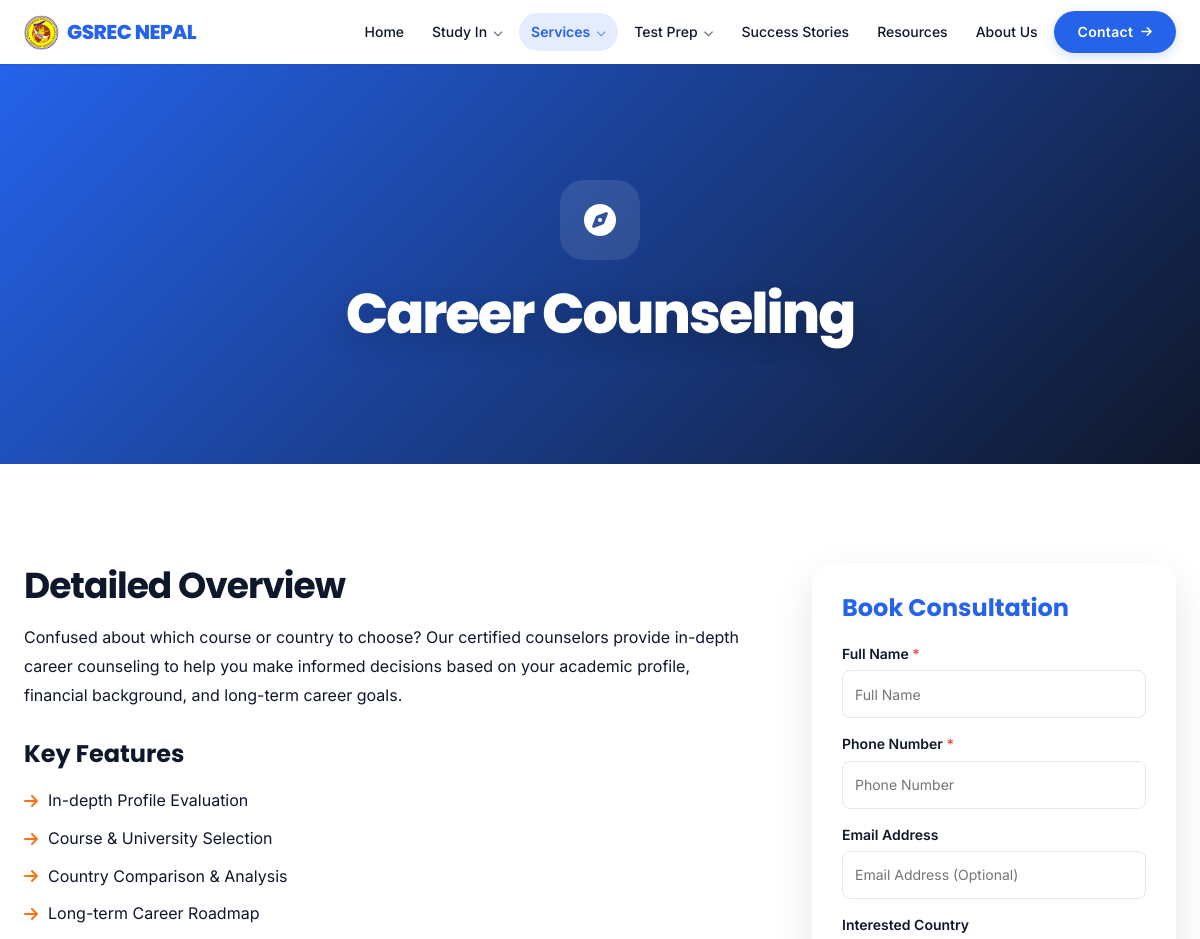
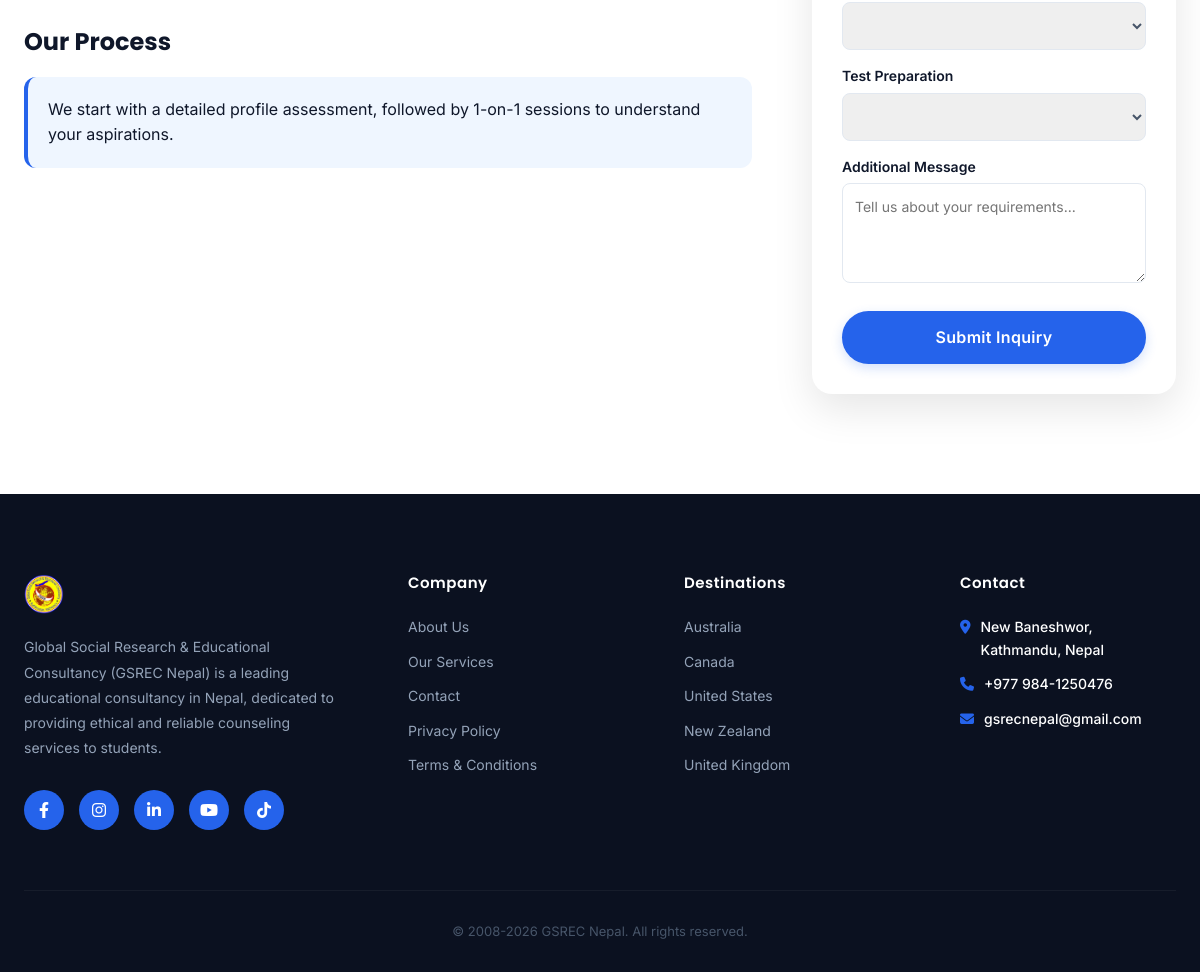
/services/career-counseling/, run on the app's committed database (2 pictures, top to bottom).
### core/models.py (models this page shows, shortened)
class SiteSettings(models.Model):
    site_name = models.CharField(max_length=100, default="GSREC NEPAL")
    logo = models.ImageField(upload_to='site/', blank=True, null=True, help_text="Main logo for Header")
    footer_logo = models.ImageField(upload_to='site/', blank=True, null=True, help_text="Logo for Footer. Defaults to main logo if not set.")
    favicon = models.ImageField(upload_to='site/', blank=True, null=True)
    footer_description = models.TextField(blank=True, default="Global Student Research & Educational Consultancy (GSREC Nepal) is a leading educational consultancy in Nepal, dedicated to providing ethical and reliable counseling services to students.")
    address = models.CharField(max_length=200, default="New Baneshwor, Kathmandu, Nepal")
    address_link = models.URLField(blank=True, null=True, help_text="Direct Google Maps link for the address")
    phone = models.CharField(max_length=50, default="+977 1-4244XXX")
    email = models.EmailField(default="info@gsrecnepal.com")
    facebook_link = models.URLField(blank=True, null=True)
    twitter_link = models.URLField(blank=True, null=True)
    instagram_link = models.URLField(blank=True, null=True)
    linkedin_link = models.URLField(blank=True, null=True)
    youtube_link = models.URLField(blank=True, null=True)
    tiktok_link = models.URLField(blank=True, null=True)
    footer_company_title = models.CharField(max_length=50, default="Company")
    footer_destinations_title = models.CharField(max_length=50, default="Destinations")
    footer_contact_title = models.CharField(max_length=50, default="Contact")
    class Meta:
        verbose_name_plural = "Site Settings"

class Service(models.Model):
    slug = models.SlugField(unique=True, blank=True)
    title = models.CharField(max_length=100)
    icon_class = models.CharField(max_length=50, help_text="FontAwesome class e.g., fa-compass")
    intro = models.TextField()
    features = models.JSONField(default=list, help_text="List of features")
    process = models.TextField(blank=True, null=True)
    order = models.IntegerField(default=0)
    class Meta:
        ordering = ['order', 'title']

class Country(models.Model):
    slug = models.SlugField(unique=True, blank=True)
    name = models.CharField(max_length=100)
    flag_emoji = models.CharField(max_length=10, blank=True, null=True, help_text="Emoji flag or similar")
    background_image = models.ImageField(upload_to='countries/', blank=True, null=True)
    intro = models.TextField()
    facts = models.JSONField(default=list, help_text="List of facts")
    universities = models.JSONField(default=list, help_text="List of top universities")
    order = models.IntegerField(default=0)
    class Meta:
        verbose_name_plural = "Countries"
        ordering = ['order', 'name']

### core/views.py (the view, shortened to what this page needs)
# urls.py: path('services/<slug:slug>/', views.service_detail, name='service_detail'),
def service_detail(request, slug):
    service = get_object_or_404(Service, slug=slug)
    countries = Country.objects.all()
    services = Service.objects.all()
    test_preps = TestPrep.objects.all()
    submitted = False
    context = {
        'service': service,
        'countries': countries,
        'services': services,
        'test_preps': test_preps,
        'global_test_preps': test_preps, # For partial
        'submitted': submitted
    }
    return render(request, 'core/service_detail.html', context)

### core/templates/core/service_detail.html (shortened to what this page needs)
{% extends 'core/base.html' %}
{% load static %}
{% block content %}
<section
    style="height: 50vh; position: relative; display: flex; align-items: center; justify-content: center; color: white; text-align: center; background: linear-gradient(135deg, var(--primary) 0%, var(--dark) 100%);">
    <div style="position: relative; z-index: 2; padding: 0 20px;">
        <div
            style="width: 80px; height: 80px; background: rgba(255,255,255,0.1); border-radius: 24px; display: inline-flex; align-items: center; justify-content: center; font-size: 32px; color: white; margin-bottom: 20px;">
            <i class="fa-solid {{ service.icon_class }}"></i>
        </div>
        <h1
            style="font-size: 56px; font-weight: 800; text-shadow: 0 10px 30px rgba(0,0,0,0.2); letter-spacing: -2px; color: #FFFFFF;">
            {{ service.title }}</h1>
    </div>
</section>
<section class="content-section">
    <div class="container">
        <div class="split-layout">
            <div>
                <h2 class="section-title" style="text-align: left;">Detailed Overview</h2>
                <p style="font-size: 16px; margin-bottom: 30px; line-height: 1.8;">
                    {{ service.intro }}
                </p>
                <h3 style="font-size: 24px; font-weight: 700; margin-bottom: 20px;">Key Features</h3>
                <ul style="margin-bottom: 40px;">
                    {% for feature in service.features %}
                    <li style="margin-bottom: 12px; display: flex; gap: 10px; align-items: center;">
                        <i class="fa-solid fa-arrow-right" style="color: var(--secondary);"></i> {{ feature }}
                    </li>
                    {% endfor %}
                </ul>
                {% if service.process %}
                <h3 style="font-size: 24px; font-weight: 700; margin-bottom: 20px;">Our Process</h3>
                <p
                    style="background: #eff6ff; padding: 20px; border-radius: 12px; border-left: 4px solid var(--primary);">
                    {{ service.process }}
                </p>
                {% endif %}
            </div>
            <div style="position: sticky; top: 120px; height: fit-content;">
                {% include 'core/includes/inquiry_form.html' with form_title="Book Consultation" %}
            </div>
        </div>
    </div>
</section>
{% endblock %}

### core/templates/core/base.html (shortened to what this page needs)
{% load static %}
<!DOCTYPE html>
<html lang="en">
<head>
    <link rel="stylesheet" href="https://cdnjs.cloudflare.com/ajax/libs/font-awesome/6.4.0/css/all.min.css">
    <link rel="stylesheet" href="{% static 'core/css/style.css' %}">
    <link rel="stylesheet" href="{% static 'core/css/components.css' %}">
</head>
<body>
    <header class="site-header">
        <div class="container">
            <nav style="display: flex; justify-content: space-between; align-items: center; height: 64px;">
                <a href="{% url 'index' %}" class="site-logo">
                    {% if site_settings.logo %}
                    <img src="{{ site_settings.logo.url }}" alt="{{ site_settings.site_name }}" style="height: 35px;">
                    {% else %}
                    <div class="logo-icon">
                        <i class="fa-solid fa-graduation-cap"></i>
                    </div>
                    {% endif %}
                    GSREC NEPAL
                </a>
                <div class="nav-links-container">
                    <div class="nav-item-wrapper">
                        <a href="{% url 'index' %}"
                            class="nav-item {% if request.resolver_match.url_name == 'index' %}active{% endif %}">
                            Home
                        </a>
                    </div>
                    <div class="nav-item-wrapper dropdown-wrapper">
                        <div class="nav-item {% if 'study' in request.path %}active{% endif %}">
                            <a href="{% url 'destination_list' %}" class="dropdown-text">Study In</a>
                            <span class="dropdown-chevron"><i class="fa-solid fa-chevron-down"></i></span>
                        </div>
                    </div>
                    <div class="nav-item-wrapper dropdown-wrapper">
                        <div class="nav-item {% if 'services' in request.path %}active{% endif %}">
                            <a href="{% url 'service_list' %}" class="dropdown-text">Services</a>
                            <span class="dropdown-chevron"><i class="fa-solid fa-chevron-down"></i></span>
                        </div>
                    </div>
                    <div class="nav-item-wrapper dropdown-wrapper">
                        <div class="nav-item {% if 'test-prep' in request.path %}active{% endif %}">
                            <a href="{% url 'test_prep_list' %}" class="dropdown-text">Test Prep</a>
                            <span class="dropdown-chevron"><i class="fa-solid fa-chevron-down"></i></span>
                        </div>
                    </div>
                    <div class="nav-item-wrapper">
                        <a href="{% url 'success_stories' %}"
                            class="nav-item {% if request.resolver_match.url_name == 'success_stories' %}active{% endif %}">
                            Success Stories
                        </a>
                    </div>
                    <div class="nav-item-wrapper">
                        <a href="{% url 'resources' %}"
                            class="nav-item {% if request.resolver_match.url_name == 'resources' %}active{% endif %}">
                            Resources
                        </a>
                    </div>
                    <div class="nav-item-wrapper">
                        <a href="{% url 'about' %}"
                            class="nav-item {% if request.resolver_match.url_name == 'about' %}active{% endif %}">
                            About Us
                        </a>
                    </div>
                    <a href="{% url 'contact' %}" class="btn-primary contact-btn">
                        Contact <i class="fa-solid fa-arrow-right" style="font-size: 12px"></i>
                    </a>
                </div>
        </div>
    </header>
    <main>
        {% block content %}
        {% endblock %}
    </main>
    <footer class="site-footer">
        <div class="container">
            <div class="footer-grid" style="margin-bottom: 60px;">
                <div>
                    <div class="site-logo footer-logo" style="color: white; margin-bottom: 20px;">
                        {% if site_settings.footer_logo %}
                        <img src="{{ site_settings.footer_logo.url }}" alt="{{ site_settings.site_name }}"
                            style="height: 40px;">
                        {% elif site_settings.logo %}
                        <img src="{{ site_settings.logo.url }}" alt="{{ site_settings.site_name }}"
                            style="height: 40px;">
                        {% else %}
                        <div class="logo-icon">
                            <i class="fa-solid fa-graduation-cap" style="font-size: 14px;"></i>
                        </div>
                        GSREC
                        {% endif %}
                    </div>
                    <p style="color: #94A3B8; font-size: 14px; line-height: 1.8;">
                        {{ site_settings.footer_description }}
                    </p>
                    <div style="display: flex; gap: 15px; margin-top: 30px;">
                        {% if site_settings.facebook_link %}
                        <a href="{{ site_settings.facebook_link }}" target="_blank" class="social-icon"><i
                                class="fa-brands fa-facebook-f"></i></a>
                        {% endif %}
                        {% if site_settings.instagram_link %}
                        <a href="{{ site_settings.instagram_link }}" target="_blank" class="social-icon"><i
                                class="fa-brands fa-instagram"></i></a>
                        {% endif %}
                        {% if site_settings.linkedin_link %}
                        <a href="{{ site_settings.linkedin_link }}" target="_blank" class="social-icon"><i
                                class="fa-brands fa-linkedin-in"></i></a>
                        {% endif %}
                        {% if site_settings.youtube_link %}
                        <a href="{{ site_settings.youtube_link }}" target="_blank" class="social-icon"><i
                                class="fa-brands fa-youtube"></i></a>
                        {% endif %}
                        {% if site_settings.tiktok_link %}
                        <a href="{{ site_settings.tiktok_link }}" target="_blank" class="social-icon"><i
                                class="fa-brands fa-tiktok"></i></a>
                        {% endif %}
                    </div>
                </div>
                <div>
                    <h4 class="footer-heading">{{ site_settings.footer_company_title|default:"Company" }}</h4>
                    <a href="{% url 'about' %}" class="footer-link">About Us</a>
                    <a href="{% url 'service_list' %}" class="footer-link">Our Services</a>
                    <a href="{% url 'contact' %}" class="footer-link">Contact</a>
                    <a href="{% url 'legal_page_detail' 'privacy-policy' %}" class="footer-link">Privacy Policy</a>
                    <a href="{% url 'legal_page_detail' 'terms-and-conditions' %}" class="footer-link">Terms &
                        Conditions</a>
                </div>
                <div>
                    <h4 class="footer-heading">{{ site_settings.footer_destinations_title|default:"Destinations" }}</h4>
                    {% for country in global_countries|slice:":5" %}
                    <a href="{% url 'destination_detail' country.slug %}" class="footer-link">{{ country.name }}</a>
                    {% endfor %}
                </div>
                <div>
                    <h4 class="footer-heading">{{ site_settings.footer_contact_title|default:"Contact" }}</h4>
                    <a href="{{ site_settings.address_link|default:'#' }}" target="_blank"
                        class="interactive-link footer-contact-item" style="display: flex; gap: 10px; color: inherit;">
                        <i class="fa-solid fa-location-dot" style="margin-top: 4px;"></i>
                        {{ site_settings.address }}
                    </a>
                    <a href="tel:{{ site_settings.phone }}" class="interactive-link footer-contact-item"
                        style="display: flex; gap: 10px; color: inherit;">
                        <i class="fa-solid fa-phone" style="margin-top: 4px;"></i>
                        {{ site_settings.phone }}
                    </a>
                    <a href="mailto:{{ site_settings.email }}" class="interactive-link footer-contact-item"
                        style="display: flex; gap: 10px; color: inherit;">
                        <i class="fa-solid fa-envelope" style="margin-top: 4px;"></i>
                        {{ site_settings.email }}
                    </a>
                </div>
            </div>
            <div
                style="text-align: center; padding-top: 30px; border-top: 1px solid rgba(255,255,255,0.05); color: #475569; font-size: 13px;">
                <a href="https://suprimkarki.com.np" style="color: inherit; text-decoration: none;">&copy;</a>
                2008-<span id="currentYear"></span> GSREC Nepal. All rights reserved.
            </div>
        </div>
    </footer>
</body>
</html>

### data on the page
SiteSettings: logo (picture), footer_logo (picture), footer_description "Global Social Research & Educational Consultancy (GSREC Nepal) is a leading educational consultancy in Nepal, dedicated to providing ethical and reliable counseling services to students.", footer_company_title "Company", footer_destinations_title "Destinations", footer_contact_title "Contact", address "New Baneshwor, Kathmandu, Nepal", phone "+977 984-1250476", email "gsrecnepal@gmail.com"
Service: title "Career Counseling", intro "Confused about which course or country to choose? Our certified counselors provide in-depth career counseling to help you make informed decisions based on your academic profile, financial background, and long-term career goals.", process "We start with a detailed profile assessment, followed by 1-on-1 sessions to understand your aspirations."
Country: name "Australia"
Country: name "Canada"
Country: name "United States"
Country: name "New Zealand"
Country: name "United Kingdom"

### other printed values
{{ feature }} "In-depth Profile Evaluation" "Course & University Selection" "Country Comparison & Analysis" "Long-term Career Roadmap"
